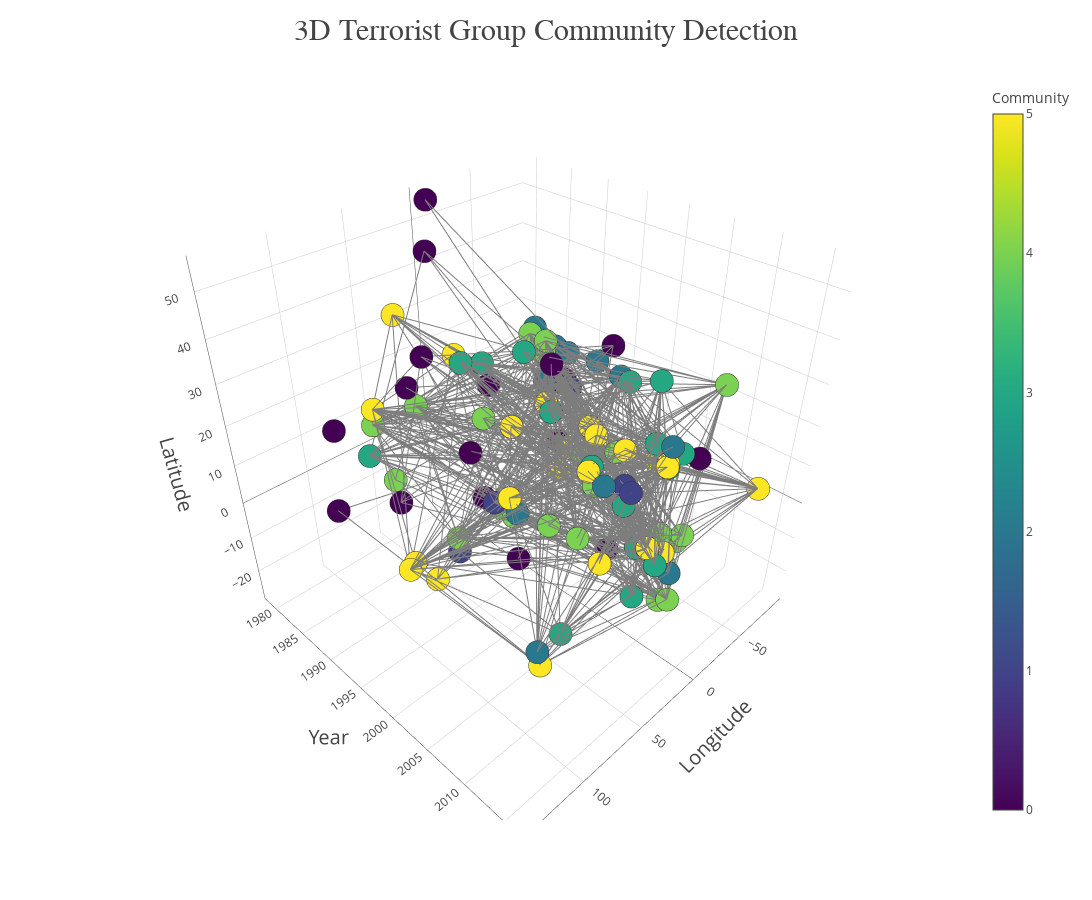

Notebook cell for this chart:
### Markdown cell above
# Community Detection

### Code cell
iplot(community_fig, validate=0)

### Figure 1 — Plotly figure (JSON) as saved in the notebook; plotly's stock layout.template omitted (floating-point values rounded to 4 significant figures; data arrays with more than 128 entries replaced by an {"elided": "..."} marker saying what was removed)
{"data": [{"hoverinfo": "text", "marker": {"color": [5, 1, 4, 0, 5, 5, 3, 2, 5, 5, 5, 2, 2, 2, 4, 3, 3, 5, 0, 0, 0, 5, 0, 4, 4, 4, 3, 3, 0, 0, 4, 5, 5, 2, 3, 3, 4, 5, 0, 4, 4, 2, 2, 3, 1, 5, 4, 3, 5, 3, 5, 1, 4, 3, 5, 4, 4, 0, 3, 0, 0, 5, 5, 0, 1, 0, 0, 5, 2, 2, 4, 5, 0, 3, 4, 4, 5, 2, 0, 2, 4, 5, 4, 0, 4, 5, 5, 4, 5, 4, 3, 4, 3, 3, 4, 0, 1, 5, 2, 5], "colorbar": {"title": "Community"}, "colorscale": "Viridis", "line": {"color": "rgb(50,50,50)", "width": 0.5}, "size": 8, "symbol": "dot"}, "mode": "markers", "name": "actors", "text": ["Islamic State of Iraq and the Levant (ISIL)", "Taliban", "Boko Haram", "Liberation Tigers of Tamil Eelam (LTTE)", "Shining Path (SL)", "Al-Qaida", "Al-Shabaab", "Farabundo Marti National Liberation Front (FMLN)", "Tehrik-i-Taliban Pakistan (TTP)", "Al-Qaida in Iraq", "Revolutionary Armed Forces of Colombia (FARC)", "Nicaraguan Democratic Force (FDN)", "Kurdistan Workers' Party (PKK)", "New People's Army (NPA)", "Hutu extremists", "Al-Qaida in the Arabian Peninsula (AQAP)", "Al-Nusrah Front", "Houthi extremists (Ansar Allah)", "Sikh Extremists", "National Union for the Total Independence of Angola (UNITA)", "Lord's Resistance Army (LRA)", "Islamic State of Iraq (ISI)", "Irish Republican Army (IRA)", "Fulani extremists", "Mozambique National Resistance Movement (MNR)", "Communist Party of India - Maoist (CPI-Maoist)", "Chechen Rebels", "Donetsk People's Republic", "National Liberation Army of Colombia (ELN)", "Aum Shinri Kyo", "Armed Islamic Group (GIA)", "Maoists", "Hamas (Islamic Resistance Movement)", "Democratic Revolutionary Alliance (ARDE)", "Hezbollah", "Tamils", "Lashkar-e-Jhangvi", "Muslim extremists", "Basque Fatherland and Freedom (ETA)", "Lashkar-e-Taiba (LeT)", "Islamist extremists", "M-19 (Movement of April 19)", "Sudan People's Liberation Movement in Opposition (SPLM-IO)", "Tawhid and Jihad", "Khorasan Chapter of the Islamic State", "United Liberation Front of Assam (ULFA)", "Allied Democratic Forces (ADF)", "Sinai Province of the Islamic State", "Moro Islamic Liberation Front (MILF)", "Al-Qaida in the Islamic Maghreb (AQIM)", "Abu Sayyaf Group (ASG)", "African National Congress (South Africa)", "People's Liberation Front (JVP)", "Separatists", "Palestinians", "Muslim Militants", "Tutsi", "Moro National Liberation Front (MNLF)", "Haqqani Network", "Death Squad", "Abu Hafs al-Masri Brigades", "Rebels", "Algerian Islamic Extremists", "Riyadus-Salikhin Reconnaissance and Sabotage Battalion of Chechen Martyrs", "Narco-Terrorists", "Communist Party of Nepal- Maoist (CPN-M)", "Tupac Amaru Revolutionary Movement (MRTA)", "Jemaah Islamiya (JI)", "Salafist Group for Preaching and Fighting (GSPC)", "Nicaraguan Resistance", "National Democratic Front of Bodoland (NDFB)", "Sudan People's Liberation Movement - North", "Tripoli Province of the Islamic State", "Mujahedin-e Khalq (MEK)", "Shanti Bahini - Peace Force", "Gunmen", "Al-Aqsa Martyrs Brigade", "Guerrilla Army of the Poor (EGP)", "Al-Gama'at al-Islamiyya (IG)", "Hizbul Mujahideen (HM)", "Revolutionary United Front (RUF)", "Front for the Liberation of Lebanon from Foreigners", "Popular Liberation Army (EPL)", "Uighur Separatists", "Janjaweed", "Palestinian Islamic Jihad (PIJ)", "Sanaa Province of the Islamic State", "Muslim Rebels", "Bodo Militants", "Democratic Front for the Liberation of Rwanda (FDLR)", "Barqa Province of the Islamic State", "Anti-Balaka Militia", "Adan-Abyan Province of the Islamic State", "Baloch Liberation Army (BLA)", "Jihadi-inspired extremists", "Khmer Rouge", "People's War Group (PWG)", "Lashkar-e-Islam (Pakistan)", "Naxalites", "Muslims"], "type": "scatter3d", "x": [43.69, 67.41, 13.15, 80.8, -76.26, 67.07, 45.03, -88.93, 71.43, 44.4, -75.31, -86.02, 41.13, 124.0, 29.47, 45.45, 36.64, 44.09, 75.55, 14.43, 29.5, 44.39, -5.93, 8.825, 33.84, 84.47, 45.68, 37.79, -73.85, 139.8, 3.042, 82.09, 34.6, -84.53, 35.5, 80.38, 67.02, 34.11, -2.613, 74.86, 3.042, -75.57, 31.26, 44.39, 70.57, 92.89, 29.52, 33.8, 124.5, 3.688, 122.0, 28.06, 80.42, 101.2, 35.2, 74.8, 29.37, 122.1, 69.17, -76.52, -3.7, 9.45, 3.619, 44.8, -75.57, 84.54, -77.04, 106.8, 3.857, -85.83, 91.73, 29.72, 16.59, 51.42, 92.06, 43.31, 35.1, -90.53, 30.84, 74.84, -12.1, 35.5, -75.53, 87.63, 24.66, 34.6, 44.21, 4.545, 91.01, 29.19, 22.14, 18.55, 45.03, 67.0, 1.444, 104.2, 79.88, 71.46, 81.35, 120.8], "y": [2016, 2015, 2015, 2006, 1989, 2003, 2014, 1991, 2012, 2012, 2014, 1985, 2016, 2015, 1997, 2014, 2014, 2015, 1991, 1990, 2009, 2009, 1979, 2014, 1989, 2010, 2001, 2014, 1988, 1995, 1995, 2015, 2014, 1984, 1994, 1985, 2012, 2015, 1979, 2001, 1997, 1985, 2016, 2004, 2016, 2007, 2016, 2015, 2000, 2007, 2015, 1988, 1989, 2014, 1990, 1992, 1995, 1989, 2012, 1988, 2004, 2000, 2006, 2004, 1989, 2001, 1987, 2000, 2006, 1987, 2014, 2015, 2016, 1994, 1989, 2011, 2002, 1981, 1994, 2014, 2000, 1981, 1988, 1996, 2014, 2007, 2015, 1997, 1989, 2015, 2015, 2014, 2016, 2015, 2016, 1995, 2003, 2012, 2006, 2000], "z": [34.28, 33.8, 11.71, 8.456, -12.05, 32.76, 2.049, 13.69, 33.92, 33.46, 4.549, 13.13, 37.94, 10.3, -3.337, 14.33, 35.65, 15.06, 30.9, -9.546, 3.571, 33.36, 54.6, 7.905, -19.3, 22.48, 43.32, 48.07, 6.954, 35.69, 36.53, 20.25, 31.52, 11.58, 33.4, 8.754, 30.18, 32.12, 43.22, 33.77, 36.52, 4.598, 7.7, 33.3, 34.11, 26.45, 0.499, 31.13, 7.118, 36.35, 6.496, -26.27, 6.927, 6.85, 31.77, 27.56, -3.383, 6.909, 34.53, 7.668, 40.42, 9.045, 36.58, 43.32, 6.271, 27.95, -12.05, 0.5333, 36.67, 12.98, 26.5, 11.02, 31.2, 35.7, 22.8, 31.77, 31.78, 14.62, 27.73, 33.9, 8.637, 33.89, 6.828, 43.79, 13.13, 31.52, 15.36, 34.08, 26.33, -1.186, 32.11, 4.413, 12.8, 29.56, 43.76, 12.9, 17.97, 33.92, 19.44, 8.005]}, {"hoverinfo": "text", "line": {"color": "rgb(125,125,125)", "width": 2}, "mode": "lines", "text": {"elided": "826 float values"}, "type": "scatter3d", "x": {"elided": "2478 float values"}, "y": {"elided": "2478 int values"}, "z": {"elided": "2478 float values"}}], "layout": {"height": 900, "hovermode": "closest", "margin": {"t": 80}, "scene": {"xaxis": {"showbackground": false, "showline": true, "showticklabels": true, "title": "Longitude", "titlefont": {"size": 20}, "zeroline": true}, "yaxis": {"showbackground": false, "showline": true, "showticklabels": true, "title": "Year", "titlefont": {"size": 20}, "zeroline": true}, "zaxis": {"showbackground": false, "showline": true, "showticklabels": true, "title": "Latitude", "titlefont": {"size": 20}, "zeroline": true}}, "showlegend": false, "title": "3D Terrorist Group Community Detection", "titlefont": {"family": "Arial", "size": 30}, "width": 1300}}
